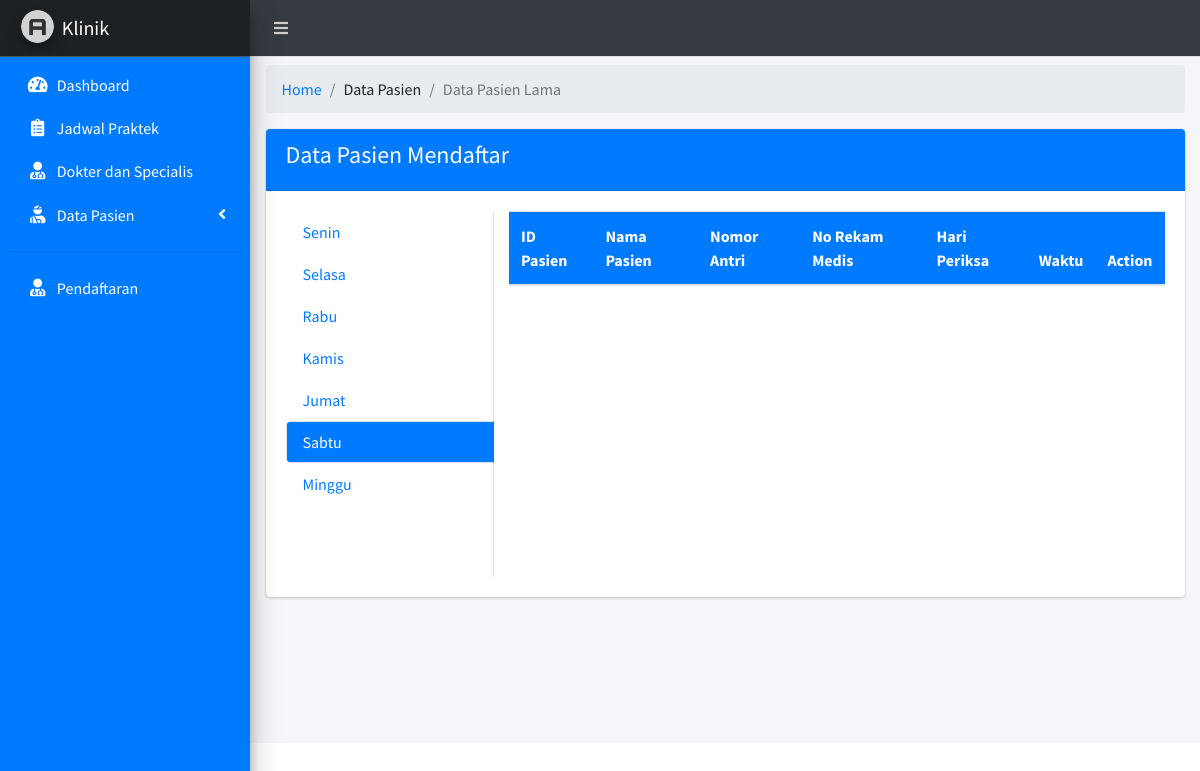
The app's page /staff.php?page=pasien_lama, older data.
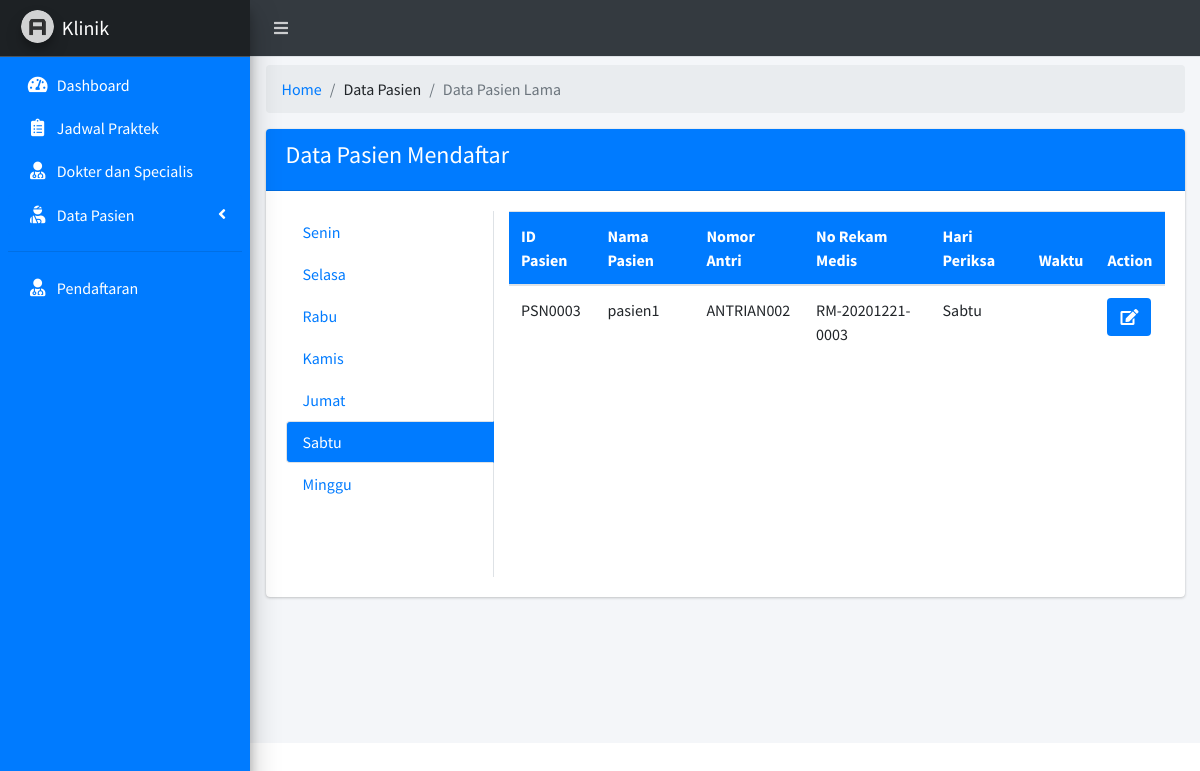
The same page, newer data.
### tables this page shows
CREATE TABLE `tb_pasien` (
  `id_pasien` char(15) NOT NULL,
  `id_dokter` char(15) NOT NULL,
  `id_user` char(15) NOT NULL,
  `no_antrian` char(16) NOT NULL,
  `no_rekam_medis` char(16) NOT NULL,
  `waktu` varchar(225) NOT NULL,
  `hari_periksa` varchar(225) NOT NULL,
  `nomor_antri` char(16) NOT NULL
);

CREATE TABLE `tb_user` (
  `id_user` char(15) NOT NULL,
  `username` varchar(50) NOT NULL,
  `password` varchar(225) NOT NULL,
  `confirm_password` varchar(225) NOT NULL,
  `nama_user` varchar(30) NOT NULL,
  `jenis_kelamin` varchar(10) NOT NULL,
  `gol_darah` varchar(10) NOT NULL,
  `tempat_lahir` varchar(100) NOT NULL,
  `tanggal_lahir` varchar(225) NOT NULL,
  `agama` varchar(10) NOT NULL,
  `tgl_masuk` varchar(225) NOT NULL
);

### page/staff/pasien_lama.php (the view, shortened to what this page needs)
<div class="row">
	<div class="col-sm-12">
		<ol class="breadcrumb mt-2">
          <li class="breadcrumb-item"><a href="#">Home</a></li>
          <li class="breadcrumb-item">Data Pasien</li>
          <li class="breadcrumb-item active">Data Pasien Lama</li>
        </ol>
	</div>
</div>
<?php
$cekhari = mysqli_query($koneksi, "SELECT IF(WEEKDAY(NOW())= '0','Senin',
IF(WEEKDAY(NOW())='1','Selasa',
IF(WEEKDAY(NOW())='2','Rabu',
IF(WEEKDAY(NOW())='3','Kamis',
IF(WEEKDAY(NOW())='4','Jumat',
IF(WEEKDAY(NOW())='5','Sabtu',
IF(WEEKDAY(NOW())='6','Minggu','Salah')))))))
AS hari");
$day = mysqli_fetch_array($cekhari);
if($day['hari'] == "Senin"){
	$senin = "active"; $sabtu=""; $selasa=""; $rabu=""; $kamis=""; $jumat=""; $minggu="";
	$showsenin = "show active"; $showsabtu=""; $showselasa=""; $showrabu=""; $showkamis=""; $showjumat=""; $showminggu="";
	$bgsenin = "bg-blue"; $bgselasa=""; $bgrabu =""; $bgkamis=""; $bgjumat=""; $bgsabtu=""; $bgminggu="";
}else if($day['hari'] == "Sabtu"){
	$sabtu = "active"; $senin=""; $selasa=""; $rabu=""; $kamis=""; $jumat=""; $minggu="";
	$showsabtu = "show active"; $showsenin=""; $showselasa=""; $showrabu=""; $showkamis=""; $showjumat=""; $showminggu="";
	$bgsabtu = "bg-blue"; $bgselasa=""; $bgrabu =""; $bgkamis=""; $bgjumat=""; $bgsenin=""; $bgminggu="";
}else if($day['hari'] == "Minggu"){
	$minggu = "active"; $senin=""; $selasa=""; $rabu=""; $kamis=""; $jumat=""; $sabtu="";
	$showminggu = "show active"; $showsenin=""; $showselasa=""; $showrabu=""; $showkamis=""; $showjumat=""; $showsabtu="";
	$bgminggu = "bg-blue"; $bgselasa=""; $bgrabu =""; $bgkamis=""; $bgjumat=""; $bgsabtu=""; $bgsenin="";
}
?>
<div class="card">
	<div class="card-header bg-blue">
		<h4>Data Pasien Mendaftar</h4>
	</div>
    <div class="card-body">
		<div class="row">
      <div class="col-5 col-sm-3">
        <div class="nav flex-column nav-tabs h-100" id="vert-tabs-tab" role="tablist" aria-orientation="vertical">
          <a class="nav-link <?= $senin." ".$bgsenin; ?>" id="vert-tabs-senin-tab" data-toggle="pill" href="#vert-tabs-senin" role="tab" aria-controls="vert-tabs-senin" aria-selected="true">Senin</a>
          <a class="nav-link <?= $selasa." ".$bgselasa; ?>" id="vert-tabs-selasa-tab" data-toggle="pill" href="#vert-tabs-selasa" role="tab" aria-controls="vert-tabs-selasa" aria-selected="false">Selasa</a>
          <a class="nav-link <?= $rabu." ".$bgrabu; ?>" id="vert-tabs-rabu-tab" data-toggle="pill" href="#vert-tabs-rabu" role="tab" aria-controls="vert-tabs-rabu" aria-selected="false">Rabu</a>
          <a class="nav-link <?= $kamis." ".$bgkamis; ?>" id="vert-tabs-kamis-tab" data-toggle="pill" href="#vert-tabs-kamis" role="tab" aria-controls="vert-tabs-kamis" aria-selected="false">Kamis</a>
          <a class="nav-link <?= $jumat." ".$bgjumat; ?>" id="vert-tabs-jumat-tab" data-toggle="pill" href="#vert-tabs-jumat" role="tab" aria-controls="vert-tabs-jumat" aria-selected="false">Jumat</a>
          <a class="nav-link <?= $sabtu." ".$bgsabtu; ?>" id="vert-tabs-sabtu-tab" data-toggle="pill" href="#vert-tabs-sabtu" role="tab" aria-controls="vert-tabs-sabtu" aria-selected="false">Sabtu</a>
          <a class="nav-link <?= $minggu." ".$bgminggu; ?>" id="vert-tabs-minggu-tab" data-toggle="pill" href="#vert-tabs-minggu" role="tab" aria-controls="vert-tabs-minggu" aria-selected="false">Minggu</a>
        </div>
      </div>
      <div class="col-7 col-sm-9">
        <div class="tab-content" id="vert-tabs-tabContent">
          <div class="tab-pane fade <?= $showsabtu; ?>" id="vert-tabs-sabtu" role="tabpanel" aria-labelledby="vert-tabs-sabtu-tab">
          <table class="table table-responsive p-0 table-hover" style="height: 350px;">
          	<thead class="bg-blue">
          		<tr>
          			<th>ID Pasien</th>
          			<th>Nama Pasien</th>
          			<th>Nomor Antri</th>
          			<th>No Rekam Medis</th>
          			<th>Hari Periksa</th>
          			<th>Waktu</th>
                         <th>Action</th>
          		</tr>
          	</thead>
          	<tbody>
          		<?php
          		$sqla = mysqli_query($koneksi, "SELECT * FROM tb_pasien X INNER JOIN tb_user Y ON y.id_user = x.id_user WHERE hari_periksa = 'Sabtu' GROUP BY nomor_antri ASC");
          		while ($dta = mysqli_fetch_array($sqla)) {
          				echo "<tr>
          				<td>".$dta['id_pasien']."</td>
          				<td>".$dta['nama_user']."</td>
          				<td>".$dta['nomor_antri']."</td>
          				<td>".$dta['no_rekam_medis']."</td>
          				<td>".$dta['hari_periksa']."</td>
          				<td>".$dta['waktu']."</td>"; ?>
                              <td><a href="" class="btn bg-blue"><i class="fa fa-edit"></i></a></td>
          				<?php echo "</tr>";
          		}
          		?>
          	</tbody>
          </table>
          </div>
        </div>
      </div>
    </div>
    </div>
</div>

Row changes from the older to the newer data that the page shows:
now on this page (row edited): tb_pasien: id_pasien "PSN0003", id_user.nama_user "pasien1", nomor_antri "ANTRIAN002", no_rekam_medis "RM-20201221-0003", hari_periksa "Sabtu"
